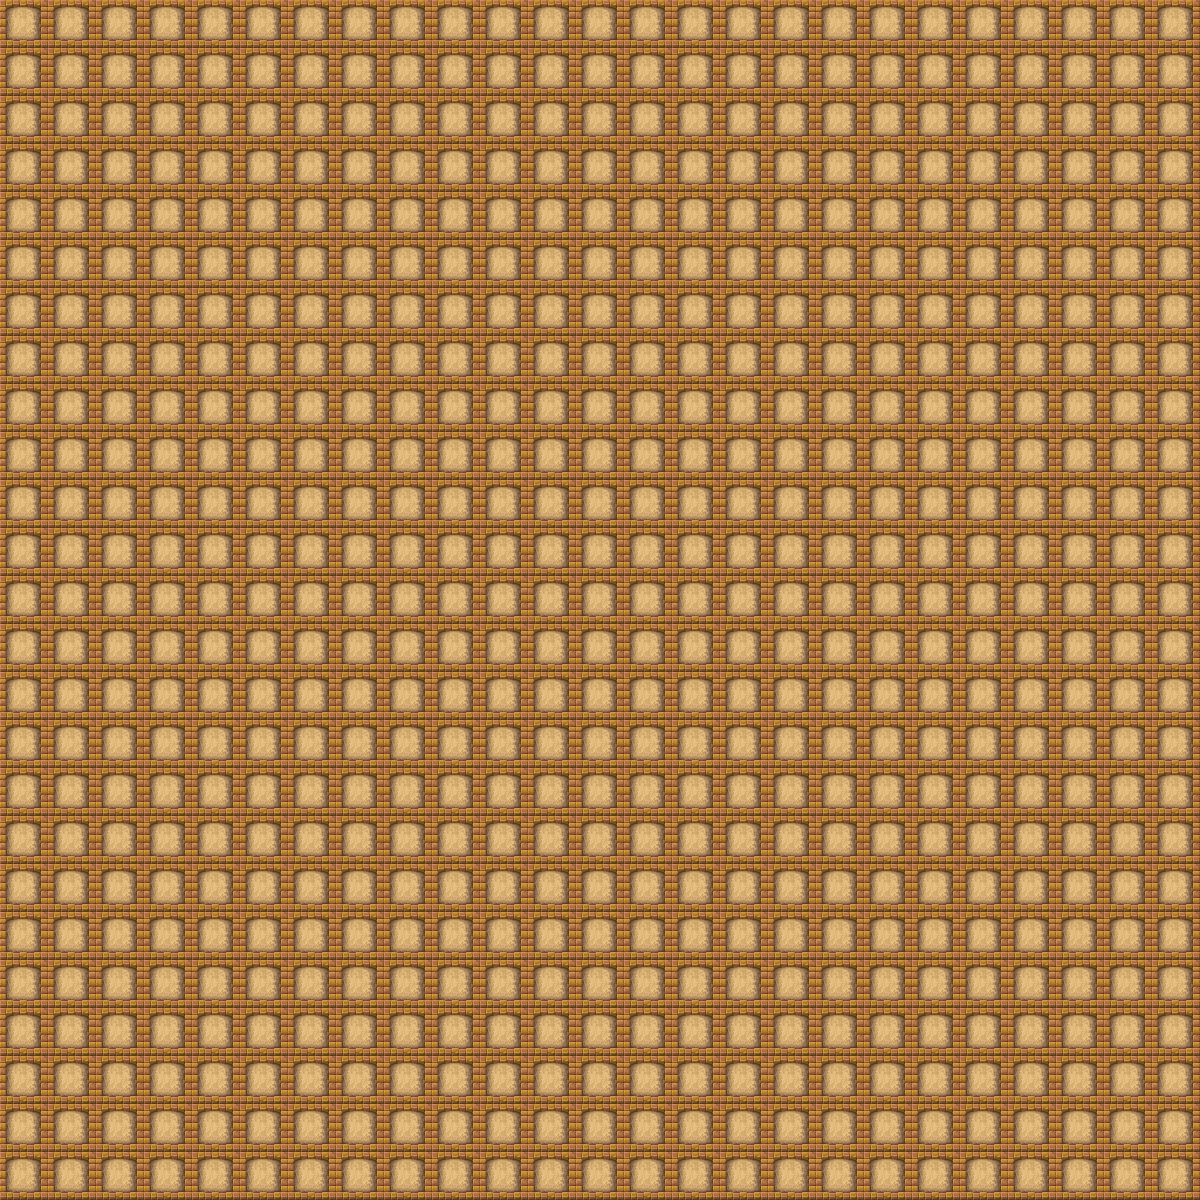

A 2D game scene composited from a Tiled map and its tileset images. What follows is a short description and the map's XML, with every tile layer's data as written:
An orthogonal 25x25 tile map with 48x48 px tiles, 1 tile layer (Tile Layer 1).

<map version="1.10" tiledversion="1.10.1" orientation="orthogonal" renderorder="right-down" width="25" height="25" tilewidth="48" tileheight="48" infinite="0" nextlayerid="2" nextobjectid="1">
 <tileset firstgid="1" source="prologue.tsx" />
 <layer id="1" name="Tile Layer 1" width="25" height="25">
  <data encoding="csv">
92,92,92,92,92,92,92,92,92,92,92,92,92,92,92,92,92,92,92,92,92,92,92,92,92,
92,92,92,92,92,92,92,92,92,92,92,92,92,92,92,92,92,92,92,92,92,92,92,92,92,
92,92,92,92,92,92,92,92,92,92,92,92,92,92,92,92,92,92,92,92,92,92,92,92,92,
92,92,92,92,92,92,92,92,92,92,92,92,92,92,92,92,92,92,92,92,92,92,92,92,92,
92,92,92,92,92,92,92,92,92,92,92,92,92,92,92,92,92,92,92,92,92,92,92,92,92,
92,92,92,92,92,92,92,92,92,92,92,92,92,92,92,92,92,92,92,92,92,92,92,92,92,
92,92,92,92,92,92,92,92,92,92,92,92,92,92,92,92,92,92,92,92,92,92,92,92,92,
92,92,92,92,92,92,92,92,92,92,92,92,92,92,92,92,92,92,92,92,92,92,92,92,92,
92,92,92,92,92,92,92,92,92,92,92,92,92,92,92,92,92,92,92,92,92,92,92,92,92,
92,92,92,92,92,92,92,92,92,92,92,92,92,92,92,92,92,92,92,92,92,92,92,92,92,
92,92,92,92,92,92,92,92,92,92,92,92,92,92,92,92,92,92,92,92,92,92,92,92,92,
92,92,92,92,92,92,92,92,92,92,92,92,92,92,92,92,92,92,92,92,92,92,92,92,92,
92,92,92,92,92,92,92,92,92,92,92,92,92,92,92,92,92,92,92,92,92,92,92,92,92,
92,92,92,92,92,92,92,92,92,92,92,92,92,92,92,92,92,92,92,92,92,92,92,92,92,
92,92,92,92,92,92,92,92,92,92,92,92,92,92,92,92,92,92,92,92,92,92,92,92,92,
92,92,92,92,92,92,92,92,92,92,92,92,92,92,92,92,92,92,92,92,92,92,92,92,92,
92,92,92,92,92,92,92,92,92,92,92,92,92,92,92,92,92,92,92,92,92,92,92,92,92,
92,92,92,92,92,92,92,92,92,92,92,92,92,92,92,92,92,92,92,92,92,92,92,92,92,
92,92,92,92,92,92,92,92,92,92,92,92,92,92,92,92,92,92,92,92,92,92,92,92,92,
92,92,92,92,92,92,92,92,92,92,92,92,92,92,92,92,92,92,92,92,92,92,92,92,92,
92,92,92,92,92,92,92,92,92,92,92,92,92,92,92,92,92,92,92,92,92,92,92,92,92,
92,92,92,92,92,92,92,92,92,92,92,92,92,92,92,92,92,92,92,92,92,92,92,92,92,
92,92,92,92,92,92,92,92,92,92,92,92,92,92,92,92,92,92,92,92,92,92,92,92,92,
92,92,92,92,92,92,92,92,92,92,92,92,92,92,92,92,92,92,92,92,92,92,92,92,92,
92,92,92,92,92,92,92,92,92,92,92,92,92,92,92,92,92,92,92,92,92,92,92,92,92
</data>
 </layer>
</map>
